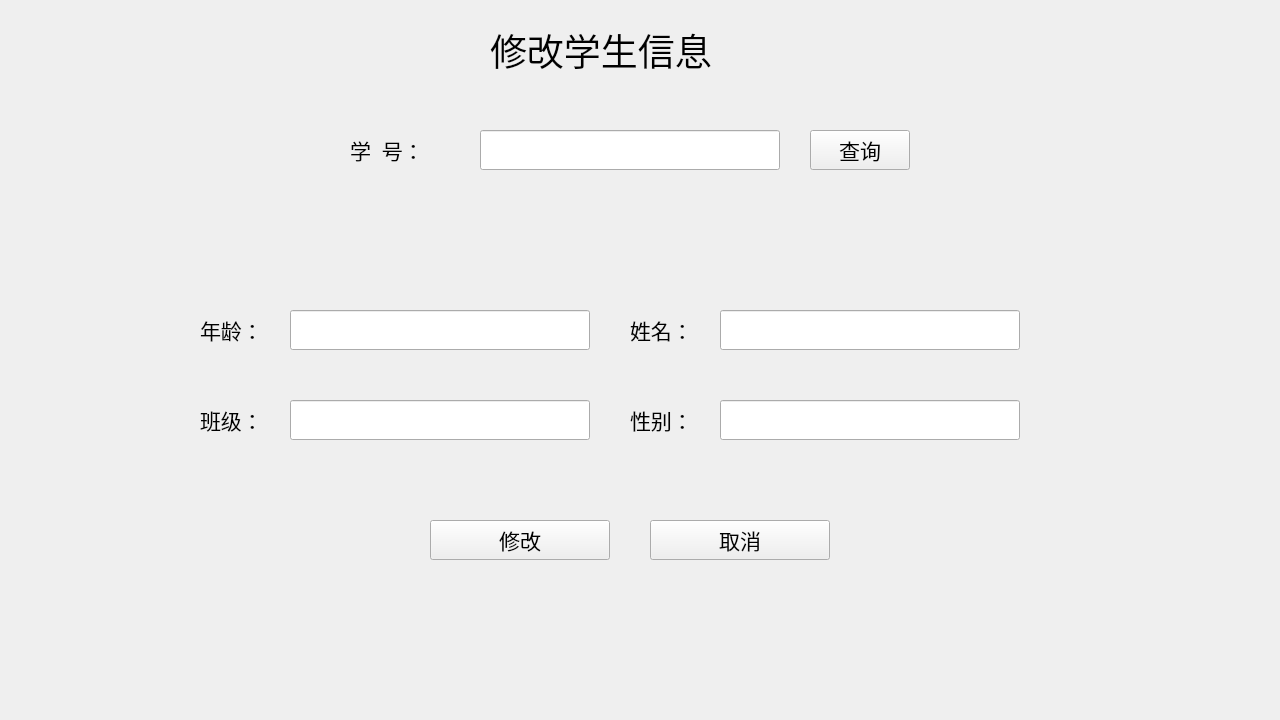
<?xml version="1.0" encoding="UTF-8"?>
<ui version="4.0">
 <class>Window_stuinfo_modify</class>
 <widget class="QWidget" name="Window_stuinfo_modify">
  <property name="geometry">
   <rect>
    <x>0</x>
    <y>0</y>
    <width>1280</width>
    <height>720</height>
   </rect>
  </property>
  <property name="minimumSize">
   <size>
    <width>1280</width>
    <height>720</height>
   </size>
  </property>
  <property name="maximumSize">
   <size>
    <width>1280</width>
    <height>720</height>
   </size>
  </property>
  <property name="windowTitle">
   <string>Form</string>
  </property>
  <widget class="QLineEdit" name="lineEdit_stuage">
   <property name="geometry">
    <rect>
     <x>290</x>
     <y>310</y>
     <width>300</width>
     <height>40</height>
    </rect>
   </property>
   <property name="font">
    <font>
     <family>黑体</family>
     <pointsize>16</pointsize>
    </font>
   </property>
  </widget>
  <widget class="QLabel" name="label_title3">
   <property name="geometry">
    <rect>
     <x>200</x>
     <y>310</y>
     <width>100</width>
     <height>40</height>
    </rect>
   </property>
   <property name="font">
    <font>
     <family>黑体</family>
     <pointsize>16</pointsize>
    </font>
   </property>
   <property name="text">
    <string>年龄：</string>
   </property>
  </widget>
  <widget class="QLineEdit" name="lineEdit_stuname">
   <property name="geometry">
    <rect>
     <x>720</x>
     <y>310</y>
     <width>300</width>
     <height>40</height>
    </rect>
   </property>
   <property name="font">
    <font>
     <family>黑体</family>
     <pointsize>16</pointsize>
    </font>
   </property>
  </widget>
  <widget class="QLineEdit" name="lineEdit_stuno">
   <property name="geometry">
    <rect>
     <x>480</x>
     <y>130</y>
     <width>300</width>
     <height>40</height>
    </rect>
   </property>
   <property name="font">
    <font>
     <family>黑体</family>
     <pointsize>16</pointsize>
    </font>
   </property>
  </widget>
  <widget class="QPushButton" name="pushButton_modify">
   <property name="geometry">
    <rect>
     <x>430</x>
     <y>520</y>
     <width>180</width>
     <height>40</height>
    </rect>
   </property>
   <property name="font">
    <font>
     <family>黑体</family>
     <pointsize>16</pointsize>
    </font>
   </property>
   <property name="text">
    <string>修改</string>
   </property>
  </widget>
  <widget class="QLabel" name="label_title1">
   <property name="geometry">
    <rect>
     <x>490</x>
     <y>20</y>
     <width>300</width>
     <height>60</height>
    </rect>
   </property>
   <property name="font">
    <font>
     <family>黑体</family>
     <pointsize>28</pointsize>
    </font>
   </property>
   <property name="text">
    <string>修改学生信息</string>
   </property>
  </widget>
  <widget class="QLabel" name="label_title2">
   <property name="geometry">
    <rect>
     <x>350</x>
     <y>130</y>
     <width>100</width>
     <height>40</height>
    </rect>
   </property>
   <property name="font">
    <font>
     <family>黑体</family>
     <pointsize>16</pointsize>
    </font>
   </property>
   <property name="text">
    <string>学  号：</string>
   </property>
  </widget>
  <widget class="QLabel" name="label_title5">
   <property name="geometry">
    <rect>
     <x>200</x>
     <y>400</y>
     <width>100</width>
     <height>40</height>
    </rect>
   </property>
   <property name="font">
    <font>
     <family>黑体</family>
     <pointsize>16</pointsize>
    </font>
   </property>
   <property name="text">
    <string>班级：</string>
   </property>
  </widget>
  <widget class="QLineEdit" name="lineEdit_stusex">
   <property name="geometry">
    <rect>
     <x>720</x>
     <y>400</y>
     <width>300</width>
     <height>40</height>
    </rect>
   </property>
   <property name="font">
    <font>
     <family>黑体</family>
     <pointsize>16</pointsize>
    </font>
   </property>
  </widget>
  <widget class="QLabel" name="label_title4">
   <property name="geometry">
    <rect>
     <x>630</x>
     <y>310</y>
     <width>100</width>
     <height>40</height>
    </rect>
   </property>
   <property name="font">
    <font>
     <family>黑体</family>
     <pointsize>16</pointsize>
    </font>
   </property>
   <property name="text">
    <string>姓名：</string>
   </property>
  </widget>
  <widget class="QLineEdit" name="lineEdit_stuclass">
   <property name="geometry">
    <rect>
     <x>290</x>
     <y>400</y>
     <width>300</width>
     <height>40</height>
    </rect>
   </property>
   <property name="font">
    <font>
     <family>黑体</family>
     <pointsize>16</pointsize>
    </font>
   </property>
  </widget>
  <widget class="QLabel" name="label_title6">
   <property name="geometry">
    <rect>
     <x>630</x>
     <y>400</y>
     <width>100</width>
     <height>40</height>
    </rect>
   </property>
   <property name="font">
    <font>
     <family>黑体</family>
     <pointsize>16</pointsize>
    </font>
   </property>
   <property name="text">
    <string>性别：</string>
   </property>
  </widget>
  <widget class="QPushButton" name="pushButton_inquiry">
   <property name="geometry">
    <rect>
     <x>810</x>
     <y>130</y>
     <width>100</width>
     <height>40</height>
    </rect>
   </property>
   <property name="font">
    <font>
     <family>黑体</family>
     <pointsize>16</pointsize>
    </font>
   </property>
   <property name="text">
    <string>查询</string>
   </property>
  </widget>
  <widget class="QPushButton" name="pushButton_cancel">
   <property name="geometry">
    <rect>
     <x>650</x>
     <y>520</y>
     <width>180</width>
     <height>40</height>
    </rect>
   </property>
   <property name="font">
    <font>
     <family>黑体</family>
     <pointsize>16</pointsize>
    </font>
   </property>
   <property name="text">
    <string>取消</string>
   </property>
  </widget>
  <widget class="QLabel" name="label_tip">
   <property name="geometry">
    <rect>
     <x>370</x>
     <y>210</y>
     <width>521</width>
     <height>41</height>
    </rect>
   </property>
   <property name="font">
    <font>
     <family>黑体</family>
     <pointsize>16</pointsize>
    </font>
   </property>
   <property name="text">
    <string/>
   </property>
  </widget>
 </widget>
 <resources/>
 <connections/>
</ui>
